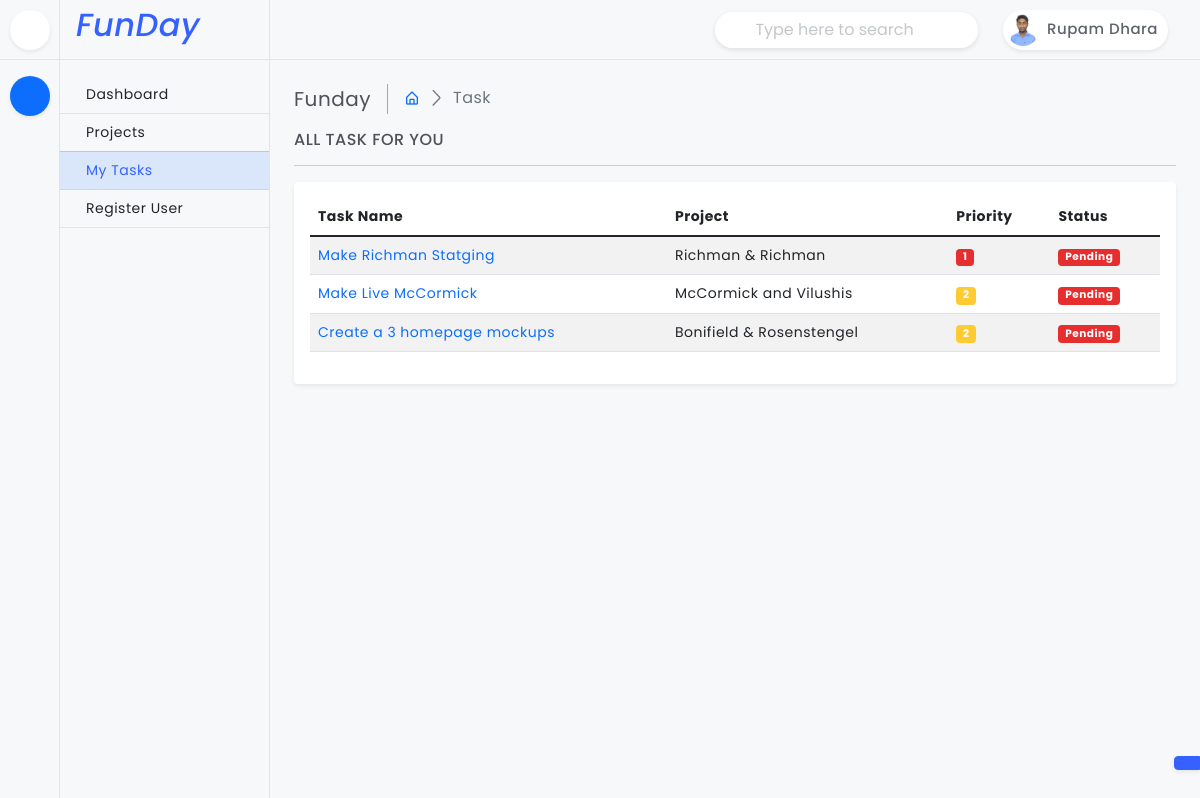
/task/ (signed in), run on the app's committed database.
### account/models.py (models this page shows, shortened)
class Member(AbstractUser):
    username = None
    email = models.EmailField(unique=True)
    profile_image = models.ImageField(upload_to='user/', null=True, blank=True)
    designation = models.CharField(max_length=255, null=True, blank=True)
    objects = UserManager()
    USERNAME_FIELD = 'email'
    REQUIRED_FIELDS = []

### task/models.py (models this page shows, shortened)
class Task(models.Model):
    id = models.UUIDField(primary_key=True, default=uuid.uuid4, editable=False)
    title = models.CharField(max_length=500)
    project = models.ForeignKey(Project, on_delete=models.CASCADE)
    assigned_to = models.ForeignKey(Member, on_delete=models.CASCADE)
    priority = models.IntegerField(default=1, choices=STATUS_CHOICES)
    status = models.ForeignKey(TaskStatus, on_delete=models.CASCADE)
    comments = RichTextField(config_name='default')
    created_at = models.DateTimeField(default=datetime.now)
    class Meta:
        verbose_name = 'Task'

class TaskStatus(models.Model):
    title = models.CharField(max_length=255)
    def __str__(self):
        return self.title
    class Meta:
        verbose_name = 'Task Status'
        verbose_name_plural = 'Task Status'

### project/models.py (models this page shows, shortened)
class Project(models.Model):
    title = models.CharField(max_length=255)
    slug = models.SlugField(default='', null=True, blank=True, max_length=100)
    associate = models.ForeignKey(Member, on_delete=models.CASCADE, null=True, blank=True)
    status = models.ForeignKey(ProjectStatus, on_delete=models.CASCADE)
    description = RichTextField(null=True, blank=True, config_name='default')
    url = models.URLField(default='', null=True, blank=True)
    adminurl = models.URLField(max_length=200, null=True, blank=True)
    username = models.CharField(max_length=255, default='', null=True, blank=True)
    password = models.CharField(max_length=255, default='', null=True, blank=True)
    extra_credential = RichTextUploadingField(null=True, blank=True)
    date_created = models.DateTimeField(default=datetime.now)
    def __str__(self):
        return self.title

### task/views.py (the view)
# urls.py: path('', views.TaskDispaly, name='task'),
@login_required
def TaskDispaly(request):
    theme = request.session.get('inlineRadioOptions')
    tasks = Task.objects.filter(assigned_to=request.user.id).order_by('priority')
    data = {
        'theme' : theme,
        'tasks' : tasks
    }
    return render(request, 'task.html', data)

### templates/task.html (shortened to what this page needs)
{% extends "base.html" %}
{% block 'content' %}
    <main class="page-content">
        <div class="page-breadcrumb d-none d-sm-flex align-items-center mb-3">
            <div class="breadcrumb-title pe-3">Funday</div>
            <div class="ps-3">
                <nav aria-label="breadcrumb">
                    <ol class="breadcrumb mb-0 p-0">
                        <li class="breadcrumb-item"><a href="javascript:;"><i class="bx bx-home-alt"></i></a>
                        </li>
                        <li class="breadcrumb-item active" aria-current="page">Task</li>
                    </ol>
                </nav>
            </div>
        </div>
        <h6 class="mb-0 text-uppercase">All Task For You</h6>
        <hr />
        <div class="card">
            <div class="card-body">
                <div class="table-responsive">
                    <table class="table table-striped" style="width:100%">
                        <thead>
                            <tr>
                                <th>Task Name</th>
                                <th>Project</th>
                                <th>Priority</th>
                                <th>Status</th>
                            </tr>
                        </thead>
                        <tbody>
                            {% for x in tasks %}
                                <tr>
                                    <td><a href="{% url "taskdetails" x.id %}">{{ x.title }}</a></td>
                                    <td>{{ x.project }}</td>
                                    <td><span class="badge {% if x.priority == 1 %} bg-danger{% elif x.priority == 2 %} bg-warning{% elif x.priority == 3 %} bg-success{% endif %}">{{ x.priority }}</span></td>
                                    <td><span class="badge {% if x.status_id == 1 %} bg-danger{% elif x.status_id == 2 %} bg-warning{% elif x.status_id == 3 %} bg-success{% endif %}">{{ x.status }}</span></td>
                                </tr>
                            {% endfor %}
                        </tbody>
                    </table>
                </div>
            </div>
        </div>
    </main>
{% endblock 'content' %}

### templates/base.html (shortened to what this page needs)
<!doctype html>
{% load static %}
<head>
    <link href="{% static 'plugins/simplebar/css/simplebar.css' %}" rel="stylesheet" />
    <link href="{% static 'plugins/perfect-scrollbar/css/perfect-scrollbar.css' %}" rel="stylesheet" />
    <link href="{% static 'plugins/datatable/css/dataTables.bootstrap5.min.css' %}" rel="stylesheet" />
    <link href="{% static 'css/bootstrap.min.css' %}" rel="stylesheet" />
    <link href="{% static 'css/bootstrap-extended.css' %}" rel="stylesheet" />
    <link href="{% static 'css/style.css' %}" rel="stylesheet" />
    <link href="{% static 'css/icons.css' %}" rel="stylesheet">
    <link rel="stylesheet" href="https://cdnjs.cloudflare.com/ajax/libs/bootstrap-icons/1.10.5/font/bootstrap-icons.min.css' %}" />
    <link href="{% static 'css/pace.min.css' %}" rel="stylesheet" />
    <link href="{% static 'css/dark-theme.css' %}" rel="stylesheet" />
    <link href="{% static 'css/light-theme.css' %}" rel="stylesheet" />
    <link href="{% static 'css/semi-dark.css' %}" rel="stylesheet" />
    <link href="{% static 'css/header-colors.css' %}" rel="stylesheet" />
</head>
<body>
    <div class="wrapper">
        <header class="top-header">
            <nav class="navbar navbar-expand">
                <form class="searchbar d-none d-xl-flex ms-auto">
                    <input class="form-control" type="text" placeholder="Type here to search">
                </form>
                <div class="top-navbar-right ms-3">
                    <ul class="navbar-nav align-items-center">
                        {% if request.user.is_authenticated %}
                        <li class="nav-item dropdown dropdown-large">
                            <a class="nav-link dropdown-toggle dropdown-toggle-nocaret" href="#"
                                data-bs-toggle="dropdown">
                                <div class="user-setting d-flex align-items-center gap-1">
                                    <img src="/media/{{ request.user.profile_image }}" class="user-img" alt="">
                                    <div class="user-name d-none d-sm-block">{{ request.user.first_name }} {{request.user.last_name }}</div>
                                </div>
                            </a>
                        </li>
                        {% endif %}
                    </ul>
                </div>
            </nav>
        </header>
        <aside class="sidebar-wrapper">
            <div class="iconmenu">
                <div class="nav-toggle-box">
                    <div class="nav-toggle-icon"></div>
                </div>
                <ul class="nav nav-pills flex-column">
                    <li class="nav-item" data-bs-toggle="tooltip" data-bs-placement="right" title="Dashboards">
                        <button class="nav-link active" data-bs-toggle="pill" data-bs-target="#pills-dashboards"
                            type="button"></button>
                    </li>
                </ul>
            </div>
            <div class="textmenu">
                <div class="brand-logo text-center">
                    <h2 class="text-primary"><em>FunDay </em></h2>
                </div>
                <div class="tab-content">
                    <div class="tab-pane fade active show" id="pills-dashboards">
                        <div class="list-group list-group-flush">
                            <a href="{% url 'home' %}" class="list-group-item">Dashboard</a>
                            <a href="{% url 'project' %}" class="list-group-item"></i>Projects</a>
                            <a href="{% url 'task' %}" class="list-group-item">My Tasks</a>
                            {% if request.user.is_staff == 1 %}<a href="{% url 'registration' %}"
                                class="list-group-item">Register User</a>{% endif %}
                        </div>
                    </div>
                </div>
            </div>
        </aside>
        {% block 'content' %}{% endblock 'content' %}
        <div class="switcher-body">
            <button class="btn btn-primary btn-switcher shadow-sm" type="button" data-bs-toggle="offcanvas"
                data-bs-target="#offcanvasScrolling" aria-controls="offcanvasScrolling"></button>
        </div>
    </div>
</body>
</html>

### static/css/style.css (style rules this page uses)
body { font-size: 14px; color: #4c5258; letter-spacing: .5px; font-family: 'Poppins', sans-serif; background-color: #f7f8fa; overflow-x: hidden; }
.wrapper { width: auto; position: relative }
a { text-decoration: none; }
::placeholder { opacity: 0.4 !important; }
.top-header .navbar { position: fixed; top: 0; left: 270px; right: 0; background-color: #f7f8fa; border-bottom: 1px solid #e2e3e4; background-clip: padding-box; height: 60px; z-index: 10; padding: 0 1.5rem; transition: all .2s; }
.top-header .navbar .searchbar { position: relative; width: 30%; }
.top-header .navbar .searchbar .form-control { border-radius: 30px; border: 1px solid rgb(206 212 218 / 0%); box-shadow: 0 .125rem .25rem rgba(0,0,0,.075); padding-left: 2.5rem; padding-right: 2.5rem; }
.top-header .navbar .user-setting { height: 40px; border-radius: 30px; background-color: #fff; box-shadow: 0 0.125rem 0.25rem rgb(0 0 0 / 8%); }
.dropdown-toggle-nocaret:after { display: none }
.top-header .navbar .dropdown-large { position: relative }
.top-header .navbar .user-img { width: 40px; height: 40px; padding: 4px; border-radius: 50%; object-fit: cover; object-position: top; }
.top-header .navbar .user-name { font-size: 15px; color: #5e636b; font-weight: 500; padding-right: 10px; }
.sidebar-wrapper { position: fixed; top: 0; left: 0; width: 270px; height: 100%; background-color: #ffffff; background-clip: padding-box; border-right: 1px solid #e2e3e4; transition: all .2s; z-index: 16; }
.sidebar-wrapper .iconmenu { position: fixed; top: 0px; left: 0; bottom: 0; width: 60px; height: calc(100% - 0px); background-color: #f7f8fa; background-clip: padding-box; border-right: 1px solid #e2e3e4; display: flex; align-items: start; justify-content: center; z-index: 17; transition: all .2s; }
.sidebar-wrapper .iconmenu .nav-toggle-box { position: fixed; top: 0; left: 0; width: 60px; height: 60px; display: flex; align-items: center; justify-content: center; background-color: #f7f8fa; background-clip: padding-box; border-right: 1px solid rgb(226 227 228 / 0%); border-bottom: 1px solid #e2e3e4; transition: all .2s; z-index: 1; }
.sidebar-wrapper .iconmenu .nav-toggle-box .nav-toggle-icon { width: 40px; height: 40px; line-height: 40px; border-radius: 50%; text-align: center; font-size: 20px; color: #293445; background: #fff; cursor: pointer; border: 1px solid rgb(255 255 255 / 0%); box-shadow: 0 .125rem .25rem rgba(0,0,0,.075)!important; }
.sidebar-wrapper .iconmenu ul.nav { margin-top: 60px; padding-top: 1rem; }
.sidebar-wrapper .textmenu { position: fixed; top: 0px; left: 60px; bottom: 0; width: 210px; height: calc(100% - 0px); background-color: #f7f8fa; background-clip: padding-box; border-right: 1px solid rgb(226 227 228 / 0%); transition: all .2s; z-index: 15; }
.sidebar-wrapper .textmenu .brand-logo { position: fixed; top: 0; left: 60px; width: 210px; height: 60px; padding: 0 1rem; display: flex; align-items: center; justify-content: start; background-color: #f7f8fa; background-clip: padding-box; border-right: 1px solid rgb(226 227 228 / 0%); border-bottom: 1px solid #e2e3e4; transition: all .2s; z-index: 16; }
.sidebar-wrapper .textmenu div.tab-content { margin-top: 60px; padding-top: 1rem; }
.sidebar-wrapper .iconmenu .nav-pills .nav-link { border: 1px solid rgb(255 255 255 / 0%); border-radius: 50%; padding: 0; margin-bottom: 10px; width: 40px; height: 40px; line-height: 40px; color: #293445; background: #fff; box-shadow: 0 .125rem .25rem rgba(0,0,0,.075)!important; }
.sidebar-wrapper .iconmenu .nav-pills .nav-link.active, .iconmenu .nav-pills .show>.nav-link { color: #fff; background-color: #0d6efd; }
.sidebar-wrapper .textmenu .list-group .list-group-item { background-color: transparent; border-bottom: 1px solid #e2e3e4; }
.sidebar-wrapper .textmenu .list-group-item+.list-group-item.active { color: #3461ff; background-color: hsl(216deg 98% 52% / 12%); border-color: rgb(52 97 255 / 12%); }
.page-content { margin-left: 270px; margin-top: 60px; padding: 1.5rem; transition: all .2s; }
.table-responsive { white-space: nowrap; }
.breadcrumb-title { font-size: 20px; border-right: 1.5px solid #aaa4a4; }
.page-breadcrumb .breadcrumb-item+.breadcrumb-item::before { display: inline-block; padding-right: .5rem; color: #6c757d; font-family: LineIcons; content: "\ea5c"; }
.page-breadcrumb .breadcrumb li.breadcrumb-item { font-size: 16px; }
.btn-switcher { position: fixed; right: 0px; bottom: 30px; border-top-right-radius: 0; border-bottom-right-radius: 0; }

### data on the page
Member: user.profile_image (picture), user.first_name "Rupam", user.last_name "Dhara"
Task: title "Make Richman Statging", project "Richman & Richman", priority "1", status "Pending"
Task: title "Make Live McCormick", project "McCormick and Vilushis", priority "2", status "Pending"
Task: title "Create a 3 homepage mockups", project "Bonifield & Rosenstengel", priority "2", status "Pending"
